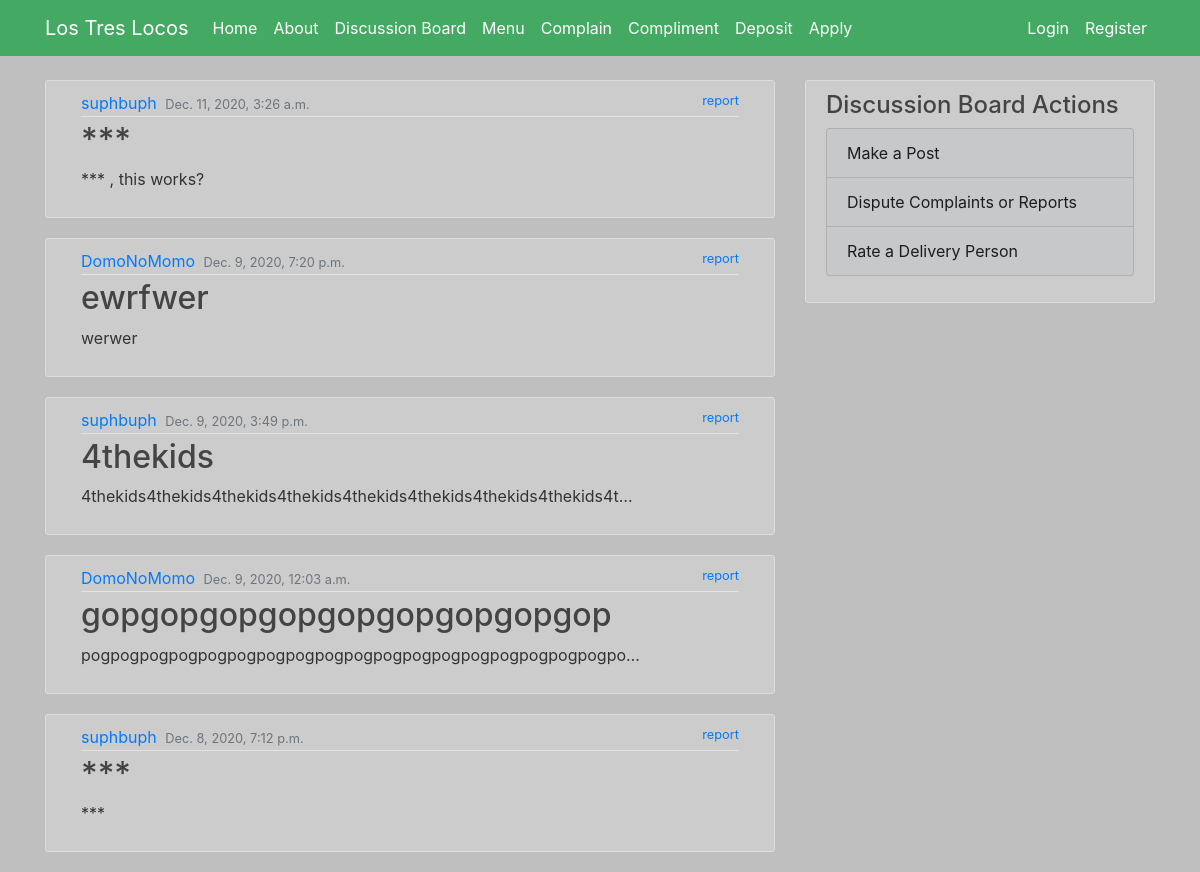
The page /restaurant/discussion_board/ on the database its author committed.
### restaurant/models.py (models this page shows, shortened)
class Post(models.Model):
    author = models.ForeignKey(Customer, on_delete=models.CASCADE)
    time_posted = models.DateTimeField(default=timezone.now)
    subject = models.CharField(max_length=200)
    body = models.TextField(max_length=2000)

### restaurant/views.py (the view)
# urls.py: path('discussion_board/', DiscussionBoardView.as_view(), name='discussion_board'),
class DiscussionBoardView(ListView):
    model = Post
    template_name = 'restaurant/discussion_board.html'
    context_object_name = 'posts'
    ordering = ['-time_posted']

### restaurant/templates/restaurant/discussion_board.html
{% extends 'restaurant/base.html' %}
{% block content %}
  {% for post in posts %}
    <article class="media content-section">
      <div class="media-body col-md-12">
        <div class="article-metadata">
          <a class="mr-1" href="#">{{ post.author }}</a>
          <small class="text-muted">{{ post.time_posted }}</small>
          {% if not post.author.pk == user.pk %}
            <a href="{% url 'report' post.author.pk %}" class="small float-right">report</a>
          {% endif %}
        </div>
        <h2 class="text-truncate" style="max-width: 35rem;"><a class="article-title" href="{% url 'post_detail' post.id %}">{{ post.subject }}</a></h2>
        <p class="article-content text-truncate text-justify" style="max-width: 35rem;">{{ post.body }}</p>
      </div>
    </article>
  {% endfor %}
{% endblock content %}
{% block sidebar %}
  <div class="col-md-4">
    <div class="content-section">
      <h4>Discussion Board Actions</h4>
      <p class='text-muted'>
        <a href="{% url 'make_post' %}" class="list-group-item list-group-item-dark">Make a Post</a>
        <a href="{% url 'dispute' %}" class="list-group-item list-group-item-dark">Dispute Complaints or Reports</a>
        <a href="{% url 'rate_dp' %}" class="list-group-item list-group-item-dark">Rate a Delivery Person</a>
      </p>
    </div>
  </div>
{% endblock sidebar %}

### restaurant/templates/restaurant/base.html (shortened to what this page needs)
{% load static %}
<!DOCTYPE html>
<html>
<head lang="en">
  <link rel="stylesheet" href="https://maxcdn.bootstrapcdn.com/bootstrap/4.0.0/css/bootstrap.min.css">
  <link rel="stylesheet" type="text/css" href="{% static 'restaurant/base.css' %}" />
</head>
<body>
  <header class="site-header">
      <nav class="navbar fixed-top navbar-expand-md navbar-dark bg-custom">
        <div class="container">
          <a class="navbar-brand mr-3" href="{% url 'home' %}">Los Tres Locos</a>
          <div class="collapse navbar-collapse" id="navbarToggle">
            <div class="navbar-nav mr-auto">
              <a class="nav-item nav-link" href="{% url 'home' %}">Home</a>
              <a class="nav-item nav-link" href="{% url 'about' %}">About</a>
              <a class="nav-item nav-link" href="{% url 'discussion_board' %}">Discussion Board</a>
              <a class="nav-item nav-link" href="{% url 'menu' %}">Menu</a>
              <a class="nav-item nav-link" href="{% url 'complain' %}">Complain</a>
              <a class="nav-item nav-link" href="{% url 'compliment' %}">Compliment</a>
              <a class="nav-item nav-link" href="{% url 'deposit' %}">Deposit</a>
              <a class="nav-item nav-link" href="{% url 'apply' %}">Apply</a>
            </div>
            <div class="navbar-nav">
              {% if user.is_authenticated %}
                {% if user.is_superuser or user.is_staff %}
                  <a class="nav-item nav-link" href="/admin/">Admin</a>
                {% endif %}
                <a class="nav-item nav-link" href="{% url 'profile' %}">{{ user.username }}</a>
                <a class="nav-item nav-link" href="{% url 'logout' %}">Logout</a>
              {% else %}
                <a class="nav-item nav-link" href="{% url 'login' %}">Login</a>
                <a class="nav-item nav-link" href="{% url 'register' %}">Register</a>
              {% endif %}
            </div>
          </div>
        </div>
      </nav>
    </header>
    <main role="main" class="container">
      <div class="row">
        <div class="col-md-8">
          {% block content %}{% endblock %}
        </div>
        {% block sidebar %}{% endblock %}
      </div>
    </main>
</body>
</html>

### restaurant/static/restaurant/base.css (style rules this page uses)
body { background: #BFBFBF; color: #333333; margin-top: 5rem; }
h1, h2, h3, h4, h5, h6 { color: #444444; }
.bg-custom { background-color: #44A963; }
.site-header .navbar-nav .nav-link { color: #FFFFFF; }
.content-section { background: #CCCCCC; padding: 10px 20px; border: 1px solid #DDDDDD; border-radius: 3px; margin-bottom: 20px; }
.article-title { color: #444444; }
.article-content { white-space: pre-line; }
.article-metadata { padding-bottom: 1px; margin-bottom: 4px; border-bottom: 1px solid #E3E3E3 }

### rows shown on the page
Post: author "suphbuph", time_posted "Dec. 11, 2020, 3:26 a.m.", shows "report", subject "***", body "*** , this works?"
Post: author "DomoNoMomo", time_posted "Dec. 9, 2020, 7:20 p.m.", shows "report", subject "ewrfwer", body "werwer"
Post: author "suphbuph", time_posted "Dec. 9, 2020, 3:49 p.m.", shows "report", subject "4thekids", body "4thekids4thekids4thekids4thekids4thekids4thekids4thekids4thekids4t…"
Post: author "DomoNoMomo", time_posted "Dec. 9, 2020, 12:03 a.m.", shows "report", subject "gopgopgopgopgopgopgopgopgop", body "pogpogpogpogpogpogpogpogpogpogpogpogpogpogpogpogpogpogpo…"
Post: author "suphbuph", time_posted "Dec. 8, 2020, 7:12 p.m.", shows "report", subject "***", body "***"
